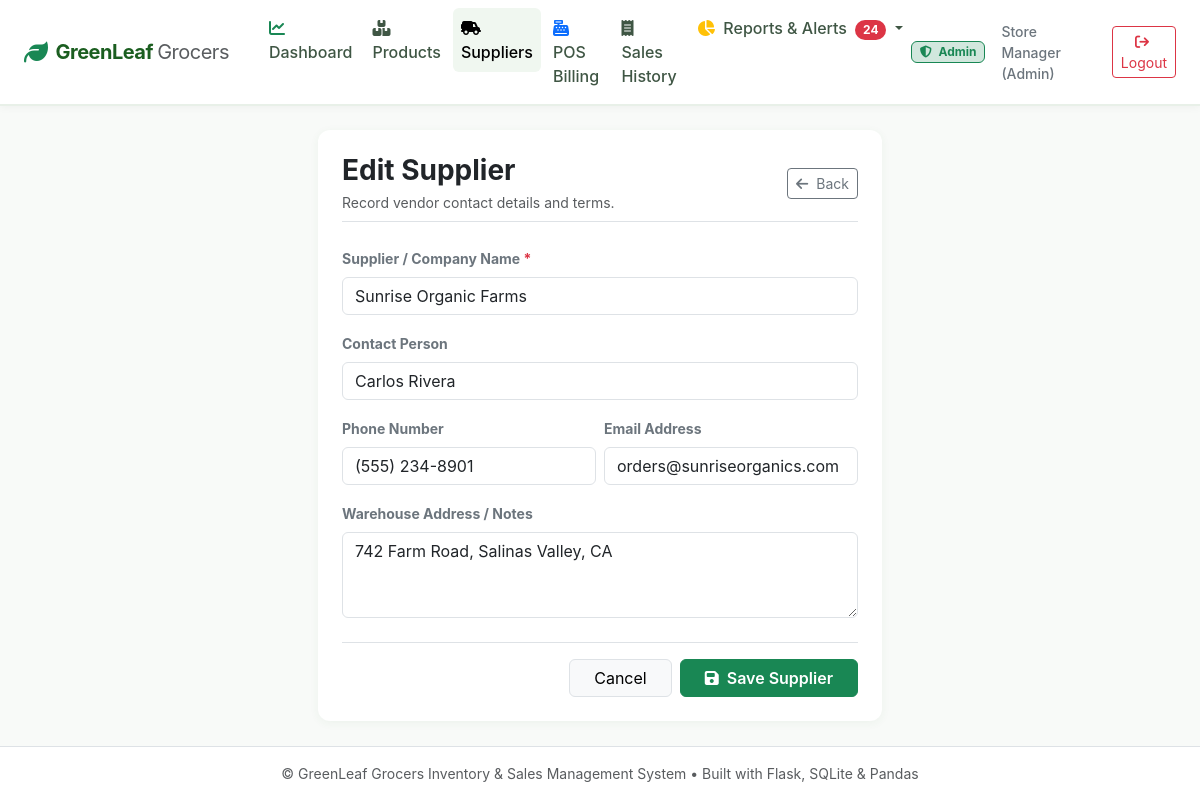
The page /suppliers/1/edit (signed in) on the database its author committed.
### app/models.py (models this page shows, shortened)
class User(db.Model):
    __tablename__ = 'users'
    user_id = db.Column(db.Integer, primary_key=True, autoincrement=True)
    username = db.Column(db.String(64), unique=True, nullable=False, index=True)
    password_hash = db.Column(db.String(256), nullable=False)
    role = db.Column(db.String(20), nullable=False, default='cashier')  # 'admin' or 'cashier'
    full_name = db.Column(db.String(100), nullable=False, default='')
    created_at = db.Column(db.DateTime, default=utc_now)
    sales = db.relationship('Sale', backref='cashier', lazy=True)
    @property
    def is_admin(self) -> bool:
        return self.role.lower() == 'admin'

class Supplier(db.Model):
    __tablename__ = 'suppliers'
    supplier_id = db.Column(db.Integer, primary_key=True, autoincrement=True)
    name = db.Column(db.String(120), nullable=False)
    phone = db.Column(db.String(30), nullable=True)
    email = db.Column(db.String(120), nullable=True)
    contact_person = db.Column(db.String(100), nullable=True)
    address = db.Column(db.Text, nullable=True)
    created_at = db.Column(db.DateTime, default=utc_now)
    products = db.relationship('Product', backref='supplier', lazy=True)

### app/routes/suppliers.py (the view, shortened to what this page needs)
@suppliers_bp.route('/<int:supplier_id>/edit', methods=['GET', 'POST'])
@login_required
@role_required(['admin'])
def edit(supplier_id):
    supplier = db.get_or_404(Supplier, supplier_id)
    return render_template('suppliers/form.html', action='Edit', supplier=supplier)

### app/routes/auth.py (called while the page is built)
def login_required(f):
    @wraps(f)
    def decorated_function(*args, **kwargs):
        if 'user_id' not in session:
            flash('Please log in to access this page.', 'warning')
            return redirect(url_for('auth.login', next=request.url))
        return f(*args, **kwargs)
    return decorated_function

def role_required(allowed_roles):
    def decorator(f):
        @wraps(f)
        def decorated_function(*args, **kwargs):
            if 'user_id' not in session:
                flash('Please log in first.', 'warning')
                return redirect(url_for('auth.login'))
            user = db.session.get(User, session['user_id'])
            if not user or user.role not in allowed_roles:
                flash(f'Access denied. Required role: {", ".join(allowed_roles)}.', 'danger')
                if user and user.role == 'cashier':
                    return redirect(url_for('billing.pos'))
                return redirect(url_for('auth.login'))
            return f(*args, **kwargs)
        return decorated_function
    return decorator

### app/templates/suppliers/form.html (shortened to what this page needs)
{% extends "base.html" %}
{% block content %}
<div class="row justify-content-center">
    <div class="col-12 col-lg-6">
        <div class="card stat-card p-4">
            <div class="d-flex justify-content-between align-items-center mb-4 pb-2 border-bottom">
                <div>
                    <h3 class="fw-bold text-dark mb-1">{{ action }} Supplier</h3>
                    <p class="text-muted small mb-0">Record vendor contact details and terms.</p>
                </div>
                <a href="{{ url_for('suppliers.index') }}" class="btn btn-outline-secondary btn-sm">
                    <i class="fa-solid fa-arrow-left me-1"></i> Back
                </a>
            </div>
            <form method="POST">
                <div class="mb-3">
                    <label class="form-label fw-bold small text-secondary">Supplier / Company Name <span class="text-danger">*</span></label>
                    <input type="text" name="name" class="form-control" placeholder="e.g. Valley Fresh Farms Ltd" value="{{ supplier.name if supplier else '' }}" required>
                </div>
                <div class="mb-3">
                    <label class="form-label fw-bold small text-secondary">Contact Person</label>
                    <input type="text" name="contact_person" class="form-control" placeholder="e.g. John Miller" value="{{ supplier.contact_person if supplier else '' }}">
                </div>
                <div class="row g-2 mb-3">
                    <div class="col-12 col-md-6">
                        <label class="form-label fw-bold small text-secondary">Phone Number</label>
                        <input type="text" name="phone" class="form-control" placeholder="(555) 123-4567" value="{{ supplier.phone if supplier else '' }}">
                    </div>
                    <div class="col-12 col-md-6">
                        <label class="form-label fw-bold small text-secondary">Email Address</label>
                        <input type="email" name="email" class="form-control" placeholder="orders@valleyfarms.com" value="{{ supplier.email if supplier else '' }}">
                    </div>
                </div>
                <div class="mb-4">
                    <label class="form-label fw-bold small text-secondary">Warehouse Address / Notes</label>
                    <textarea name="address" rows="3" class="form-control" placeholder="Street, city, delivery notes...">{{ supplier.address if supplier else '' }}</textarea>
                </div>
                <div class="d-flex justify-content-end gap-2 pt-3 border-top">
                    <a href="{{ url_for('suppliers.index') }}" class="btn btn-light border px-4">Cancel</a>
                    <button type="submit" class="btn btn-success px-4 fw-semibold">
                        <i class="fa-solid fa-floppy-disk me-1"></i> Save Supplier
                    </button>
                </div>
            </form>
        </div>
    </div>
</div>
{% endblock %}

### app/templates/base.html (shortened to what this page needs)
<!DOCTYPE html>
<html lang="en">
<head>
    <link href="https://cdn.jsdelivr.net/npm/bootstrap@5.3.3/dist/css/bootstrap.min.css" rel="stylesheet">
    <link rel="stylesheet" href="https://cdnjs.cloudflare.com/ajax/libs/font-awesome/6.5.1/css/all.min.css">
    <link rel="stylesheet" href="{{ url_for('static', filename='css/style.css') }}">
</head>
<body>
    <nav class="navbar navbar-expand-lg navbar-greenleaf sticky-top py-2">
        <div class="container-fluid px-4">
            <a class="navbar-brand d-flex align-items-center gap-2" href="{{ url_for('auth.index') }}">
                <i class="fa-solid fa-leaf text-success fs-4"></i>
                <span>GreenLeaf <span class="fw-normal text-muted">Grocers</span></span>
            </a>
            <div class="collapse navbar-collapse" id="navbarMain">
                {% if current_user %}
                <ul class="navbar-nav me-auto mb-2 mb-lg-0 ms-lg-3 gap-1">
                    {% if current_user.is_admin %}
                    <li class="nav-link-item">
                        <a class="nav-link {% if request.endpoint and request.endpoint.startswith('dashboard') %}active{% endif %}" href="{{ url_for('dashboard.index') }}">
                            <i class="fa-solid fa-chart-line me-1 text-success"></i> Dashboard
                        </a>
                    </li>
                    <li class="nav-link-item">
                        <a class="nav-link {% if request.endpoint and request.endpoint.startswith('products') %}active{% endif %}" href="{{ url_for('products.index') }}">
                            <i class="fa-solid fa-boxes-stacked me-1"></i> Products
                        </a>
                    </li>
                    <li class="nav-link-item">
                        <a class="nav-link {% if request.endpoint and request.endpoint.startswith('suppliers') %}active{% endif %}" href="{{ url_for('suppliers.index') }}">
                            <i class="fa-solid fa-truck-field me-1"></i> Suppliers
                        </a>
                    </li>
                    {% endif %}
                    <li class="nav-link-item">
                        <a class="nav-link {% if request.endpoint and request.endpoint == 'billing.pos' %}active{% endif %}" href="{{ url_for('billing.pos') }}">
                            <i class="fa-solid fa-cash-register me-1 text-primary"></i> POS Billing
                        </a>
                    </li>
                    <li class="nav-link-item">
                        <a class="nav-link {% if request.endpoint and request.endpoint == 'billing.sales_history' %}active{% endif %}" href="{{ url_for('billing.sales_history') }}">
                            <i class="fa-solid fa-receipt me-1"></i> Sales History
                        </a>
                    </li>
                    {% if current_user.is_admin %}
                    <li class="nav-item dropdown">
                        <a class="nav-link dropdown-toggle {% if request.endpoint and request.endpoint.startswith('reports') %}active{% endif %}" href="#" role="button" data-bs-toggle="dropdown">
                            <i class="fa-solid fa-chart-pie me-1 text-warning"></i> Reports & Alerts
                            {% if low_stock_count > 0 or near_expiry_count > 0 %}
                            <span class="badge bg-danger rounded-pill ms-1">{{ low_stock_count + near_expiry_count }}</span>
                            {% endif %}
                        </a>
                    </li>
                    {% endif %}
                </ul>
                <div class="d-flex align-items-center gap-3">
                    {% if current_user.is_admin %}
                    <span class="badge bg-success-subtle text-success border border-success px-2 py-1">
                        <i class="fa-solid fa-shield-halved me-1"></i> Admin
                    </span>
                    {% else %}
                    <span class="badge bg-primary-subtle text-primary border border-primary px-2 py-1">
                        <i class="fa-solid fa-user me-1"></i> Cashier
                    </span>
                    {% endif %}
                    <span class="text-secondary small fw-medium d-none d-md-inline">
                        {{ current_user.full_name or current_user.username }}
                    </span>
                    <a href="{{ url_for('auth.logout') }}" class="btn btn-outline-danger btn-sm" title="Log Out">
                        <i class="fa-solid fa-arrow-right-from-bracket me-1"></i> Logout
                    </a>
                </div>
                {% endif %}
            </div>
        </div>
    </nav>
    <main class="container-fluid px-4 py-4 flex-grow-1">
        {% block content %}{% endblock %}
    </main>
    <footer class="bg-white border-top py-3 mt-auto no-print">
        <div class="container-fluid px-4 text-center text-muted small">
            <span>&copy; GreenLeaf Grocers Inventory & Sales Management System • Built with Flask, SQLite & Pandas</span>
        </div>
    </footer>
</body>
</html>

### app/static/css/style.css (style rules this page uses)
:root { --brand-primary: #2e7d32; --brand-dark: #1b5e20; --brand-light: #4caf50; --brand-accent: #81c784; --brand-bg: #f8faf8; --brand-surface: #ffffff; --danger-red: #d32f2f; --warning-amber: #ed6c02; --info-blue: #0288d1; }
body { background-color: var(--brand-bg); font-family: -apple-system, BlinkMacSystemFont, "Segoe UI", Roboto, "Helvetica Neue", Arial, sans-serif; color: #2b3a2f; min-height: 100vh; display: flex; flex-direction: column; }
.navbar-brand { font-weight: 700; letter-spacing: -0.5px; color: var(--brand-dark) !important; }
.navbar-greenleaf { background: #ffffff; border-bottom: 2px solid #e8f0e8; box-shadow: 0 2px 8px rgba(0, 0, 0, 0.04); }
.nav-link { font-weight: 500; color: #3f5644; transition: all 0.2s; padding: 0.5rem 0.85rem; border-radius: 6px; }
.nav-link:hover, .nav-link.active { color: var(--brand-primary); background-color: #f0f7f0; }
.stat-card { border: none; border-radius: 12px; background: #ffffff; box-shadow: 0 2px 10px rgba(46, 125, 50, 0.06); transition: transform 0.2s, box-shadow 0.2s; }

### rows shown on the page
User: full_name "Store Manager (Admin)"
Supplier: name "Sunrise Organic Farms", contact_person "Carlos Rivera", phone "(555) 234-8901", email "orders@sunriseorganics.com", address "742 Farm Road, Salinas Valley, CA"

### other values the page prints
{{ low_stock_count + near_expiry_count }} "24"
{{ action }} "Edit"
